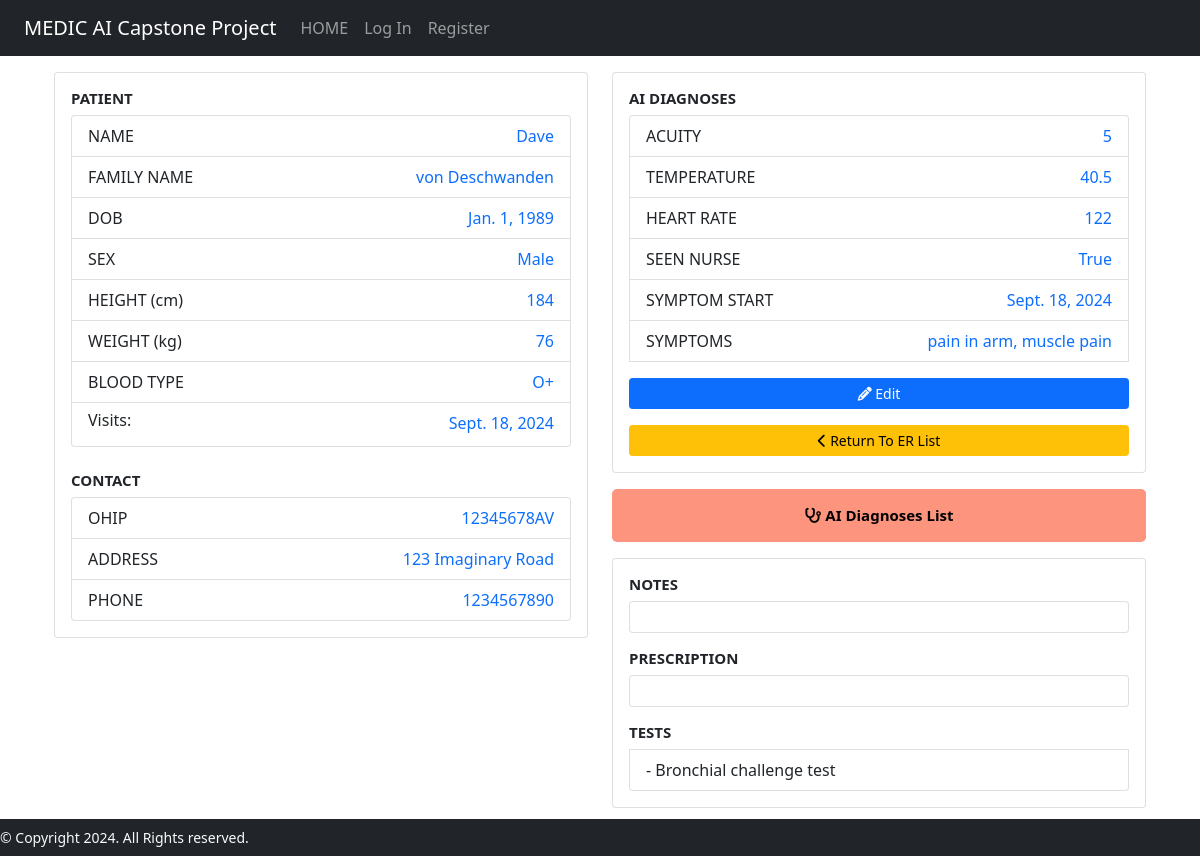
The page /patientinfo/1 on the database as committed earlier.
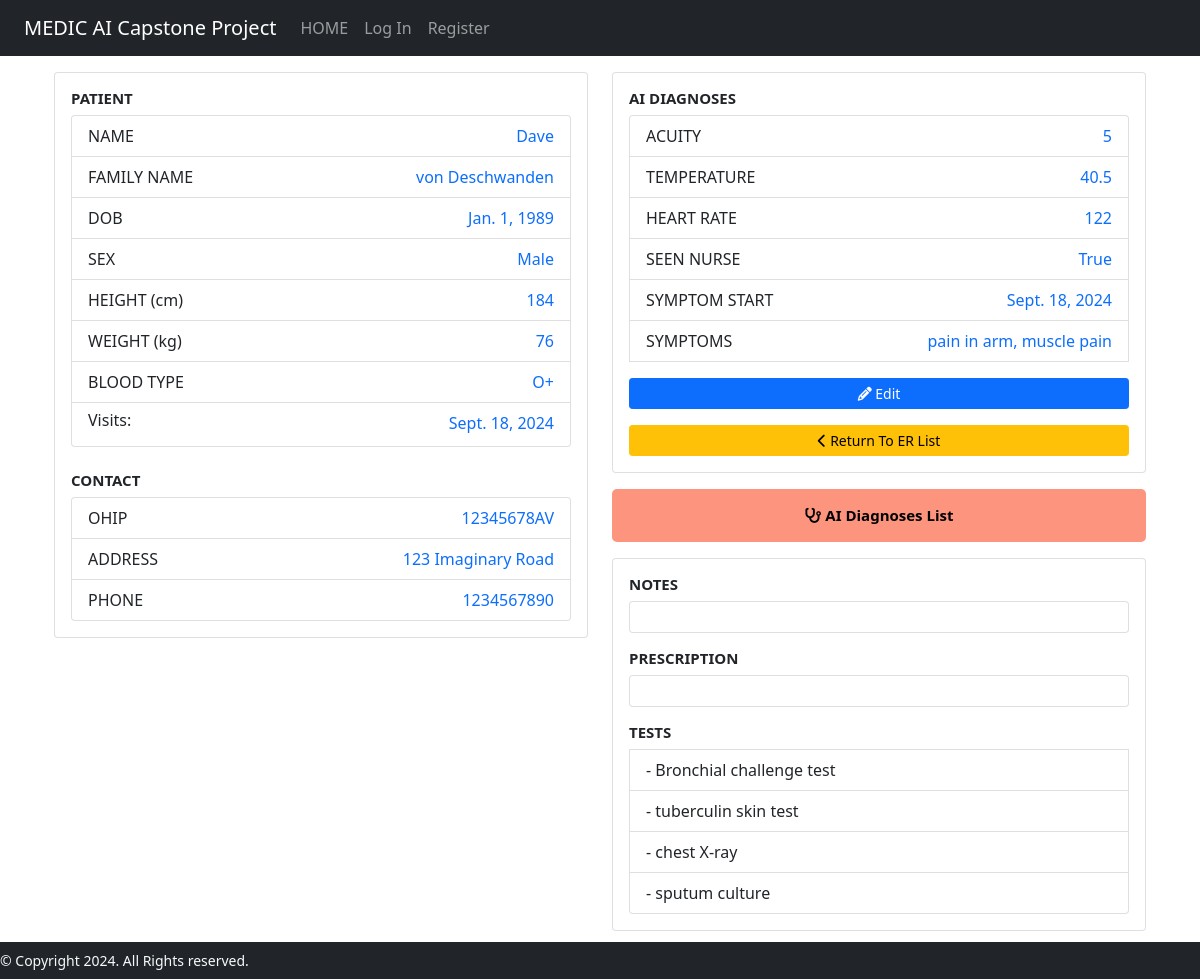
The same page on the database as committed later.
### medicAI/models.py (models this page shows, shortened)
class Patient(models.Model):
    BLOOD_TYPE = [
        ('AB+', 'AB+'),
        ('AB-', 'AB-'),
        ('A+', 'A+'),
        ('A-', 'A-'),
        ('B+', 'B+'),
        ('B-', 'B-'),
        ('O+', 'O+'),
        ('O-', 'O-'),
    ]
    SEX_CHOICES = [
        ('Male', 'Male'),
        ('Female', 'Female'),
        ('Other', 'Other'),
    ]
    first_name = models.CharField(max_length=64)
    last_name = models.CharField(max_length=64)
    dob = models.DateField()
    address = models.CharField(max_length=64, blank=True)
    phone_number = models.CharField(max_length=10, blank=True)
    height = models.IntegerField(blank=True)
    weight = models.IntegerField(blank=True)
    sex = models.CharField(max_length=6, choices=SEX_CHOICES)
    ohip = models.CharField(max_length=12)
    blood_type = models.CharField(
        max_length=3,
        choices=BLOOD_TYPE,
        default="",
        blank=True
    )

class Hospital_Visit(models.Model):
    ACUITY_CHOICES = [
        ('1', '1'),
        ('2', '2'),
        ('3', '3'),
        ('4', '4'),
        ('5', '5'),
    ]
    patient = models.ForeignKey(Patient, on_delete=models.CASCADE)
    symptom_start_date = models.DateField(default=timezone.now, blank=True)
    acuity = models.CharField(max_length=1, choices=ACUITY_CHOICES, default='5')
    temperature = models.DecimalField(
        max_digits=3,
        decimal_places=1,
        null=True,
        blank=True,
        validators=[MinValueValidator(30), MaxValueValidator(45)]
    )
    heart_rate = models.IntegerField(null=True, blank=True)
    prescription = models.CharField(max_length=200, blank=True)
    diagnosis = models.CharField(max_length=200, blank=True)
    seen_nurse = models.BooleanField(default=False)
    er_doctor = models.ForeignKey(User, on_delete=models.CASCADE, null=True)
    symptoms = models.CharField(max_length=500, null=True, blank=True)

class Medical_Test(models.Model):
    hospital_visit = models.ForeignKey(Hospital_Visit, on_delete=models.CASCADE)
    date = models.DateField(default=timezone.now, blank=False)
    test_name = models.CharField(max_length=200, null=False, blank=False)
    test_notes = models.CharField(max_length=500, null=True, blank=True)

### medicAI/views.py (the view)
# urls.py: path("patientinfo/<str:patient_id>", views.patient_info, name="patientinfo"),
def patient_info(request, patient_id):
    patient = Patient.objects.get(pk=patient_id)
    visit_list = Hospital_Visit.objects.filter(patient=patient_id).order_by('-symptom_start_date')
    most_recent_visit = visit_list.first()
    tests = Medical_Test.objects.filter(hospital_visit=most_recent_visit)
    current_patient = request.session['current_patient'] = patient_id
    context= {
        'patient': patient,
        'visit_list' : visit_list,
        'current_visit': most_recent_visit,
        'tests': tests
    }
    return render(request, "medicAI/patientinfo.html", context)

### medicAI/templates/medicAI/patientinfo.html
{% extends "medicAI/layout.html" %}
{% block body %}
<div class="container" style="margin-top: 1rem; margin-bottom: 3rem;">
    <div class="row">
        <div class="col-md-6">
            <div class="card" style="margin-bottom: 1rem;">
                <div class="card-body">
                    <h5 class="card-title" style="font-size: 15px; font-weight: bold;">PATIENT</h5>
                    <ul class="list-group">
                        <li class="list-group-item">
                            <span style="float: left;">NAME</span>
                            <span class="text-primary" style="float: right;">{{ patient.first_name }}</span>
                        </li>
                        <li class="list-group-item">
                            <span style="float: left;">FAMILY NAME</span>
                            <span class="text-primary" style="float: right;">{{ patient.last_name }}</span>
                        </li>
                        <li class="list-group-item">
                            <span style="float: left;">DOB</span>
                            <span class="text-primary" style="float: right;">{{ patient.dob }}</span>
                        </li>
                        <li class="list-group-item">
                            <span style="float: left;">SEX</span>
                            <span class="text-primary" style="float: right;">{{ patient.sex }}</span>
                        </li>
                        <li class="list-group-item">
                            <span style="float: left;">HEIGHT (cm)</span>
                            <span class="text-primary" style="float: right;">{{ patient.height }}</span>
                        </li>
                        <li class="list-group-item">
                            <span style="float: left;">WEIGHT (kg)</span>
                            <span class="text-primary" style="float: right;">{{ patient.weight }}</span>
                            </li>
                        <li class="list-group-item">
                            <span style="float: left;">BLOOD TYPE</span>
                            <span class="text-primary" style="float: right;">{{ patient.blood_type }}</span></li>
                        <li class="list-group-item" style="display: inline-block;">
                            <h6 style="float: left;">Visits:</h6>
                            <ul class="list-group text-primary" style="list-style-type: none; padding-left: 0;float: right;">
                                {% for visit in visit_list %}
                                <li>{{ visit.symptom_start_date }}</li>
                                {% endfor %}
                            </ul>
                        </li>
                    </ul>
                    <br/>
                    <h5 class="card-title" style="font-size: 15px; font-weight: bold;">CONTACT</h5>
                    <ul class="list-group">
                        <li class="list-group-item"><span style="float: left;">OHIP</span><span class="text-primary" style="float: right;">{{ patient.ohip }}</span></li>
                        <li class="list-group-item"><span style="float: left;">ADDRESS</span><span class="text-primary" style="float: right;">{{ patient.address }}</span></li>
                        <li class="list-group-item"><span style="float: left;">PHONE</span><span class="text-primary" style="float: right;">{{ patient.phone_number }}</span></li>
                </div>
            </div>
        </div>
        <div class="col-md-6">
            <div class="card" style="margin-bottom: 1rem;">
                <div class="card-body">
                    <h5 class="card-title" style="font-size: 15px; font-weight: bold;">AI DIAGNOSES</h5>
                    <ul class="list-group">
                        <li class="list-group-item">
                            <span style="float: left;">ACUITY</span>
                            <span class="text-primary" style="float: right;">{{ current_visit.acuity }}</span>
                        </li>
                        <li class="list-group-item">
                            <span style="float: left;">TEMPERATURE</span>
                            <span class="text-primary" style="float: right;">{{ current_visit.temperature }}</span>
                        </li>
                        <li class="list-group-item">
                            <span style="float: left;">HEART RATE</span>
                            <span class="text-primary" style="float: right;">{{ current_visit.heart_rate }}</span>
                        </li>
                        <li class="list-group-item">
                            <span style="float: left;">SEEN NURSE</span>
                            <span class="text-primary" style="float: right;">{{ current_visit.seen_nurse }}</span>
                        </li>
                        <li class="list-group-item">
                            <span style="float: left;">SYMPTOM START</span>
                            <span class="text-primary" style="float: right;">{{ current_visit.symptom_start_date }}</span>
                        </li>
                        <li class="list-group-item">
                            <span style="float: left;">SYMPTOMS</span>
                            <span class="text-primary" style="float: right;">{{ current_visit.symptoms }}</span>
                        </li>
                        <a href="{% url 'editpatientinfo' patient_id=patient.id %}" class="btn btn-primary btn-sm" style="margin-top: 1rem;"><i class="fas fa-pencil-alt"></i> Edit</a>
                        <a href="{% url 'patientlist' %}" class="btn btn-warning btn-sm" style="margin-top: 1rem;"><i class="fas fa-chevron-left"></i> Return To ER List</a>
                    </ul>
                </div>
            </div>
            <div class="card" style="border: none; border-radius: 5px; margin-bottom: 1rem;">
                <a href="{% url 'diagnosis' patient_id=patient.id %}" class="btn btn-primary btn-block"
                    style="background-color: #FC947E; color: black; padding: 15px 72px; border: none; border-radius: 5px; font-weight: bold; font-size: 15px;">
                    <i class="fas fa-stethoscope"></i> AI Diagnoses List
                </a>
            </div>
            <div class="card">
                <div class="card-body">
                    <h5 class="card-title" style="font-size: 15px; font-weight: bold;">NOTES</h5>
                    <ul class="list-group">
                        <li class="list-group-item" style="height: 2rem;">{{ current_visit.diagnosis }}</li>
                    </ul>
                    <h5 class="card-title" style="font-size: 15px; font-weight: bold; margin-top: 1rem;">PRESCRIPTION</h5>
                    <ul class="list-group">
                        <li class="list-group-item" style="height: 2rem;"> {{ current_visit.prescription }}</li>
                    </ul>
                    <ul class="list-group">
                        <h5 class="card-title" style="font-size: 15px; font-weight: bold; margin-top: 1rem;">TESTS</h5>
                        {% for test in tests %}
                            <li class="list-group-item">- {{ test.test_name }}</li>
                        {% endfor %}
                    </ul>
                </div>
            </div>
        </div>
    </div>
</div>
{% endblock %}

### medicAI/templates/medicAI/layout.html (shortened to what this page needs)
<!DOCTYPE html>
    <html lang="en">
        <head>
            {% load bootstrap5 %}
            {% bootstrap_css %}
            {% load static %}
            <link href="{% static 'medicAI/styles.css' %}" rel="stylesheet">
            <link href="{% static 'fontawesomefree/css/fontawesome.css' %}" rel="stylesheet" type="text/css">
            <link href="{% static 'fontawesomefree/css/brands.css' %}" rel="stylesheet" type="text/css">
            <link href="{% static 'fontawesomefree/css/solid.css' %}" rel="stylesheet" type="text/css">
            <link href="https://cdn.jsdelivr.net/npm/bootstrap@5.0.0-alpha3/dist/css/bootstrap.min.css" rel="stylesheet">
            <link rel="stylesheet" href="https://cdnjs.cloudflare.com/ajax/libs/bootstrap-datepicker/1.9.0/css/bootstrap-datepicker.min.css">
            <link rel="stylesheet" href="https://cdnjs.cloudflare.com/ajax/libs/font-awesome/4.7.0/css/font-awesome.min.css">
        </head>
        <body>
            <nav class="navbar navbar-expand-lg navbar-dark bg-dark">
                <div class="container-fluid">
                    <a class="navbar-brand" href="/">MEDIC AI Capstone Project</a>
                    <div class="collapse navbar-collapse" id="navbarSupportedContent">
                        <ul class="navbar-nav me-auto mb-2 mb-lg-0">
                            <li class="nav-item">
                                <a class="nav-link" href="/">HOME</a>
                            </li>
                            {% if user.is_authenticated %}
                            <li class="nav-item">
                                <a class="nav-link" href="{% url 'patientlist' %}">PATIENTS</a>
                            </li>
                            <li class="nav-item">
                                <a class="nav-link" href="{% url 'logout' %}" name="logout">Log Out</a>
                            </li>
                            <li class="nav-item">
                                <a class="nav-link" href="" id="user-logo"></a>
                            </li>
                            {% else %}
                            <li class="nav-item">
                                <a class="nav-link" href="{% url 'login' %}">Log In</a>
                            </li>
                            <li class="nav-item">
                                <a class="nav-link" href="#">Register</a>
                            </li>
                            {% endif %}
                        </ul>
                    </div>
                </div>
            </nav>
            {% block body %}
            {% endblock %}
            <footer>
                <nav class="navbar fixed-bottom nav-background nav bg-dark" style="text-align: center; padding: 0;">
                  <small class="display-50 navbar-text text-light">&copy; Copyright 2024. All Rights reserved.</small>
                </nav>
            </footer>
        </body>
    </html>
<!DOCTYPE html>

### medicAI/static/medicAI/styles.css (style rules this page uses)
.card { border: none; border-radius: 5px; background-color: #E8E5E4; }
.list-group-item { display: inline-block; }

Rows that differ between the two databases and show on the page:
added Medical_Test: test_name "tuberculin skin test"
added Medical_Test: test_name "chest X-ray"
added Medical_Test: test_name "sputum culture"
